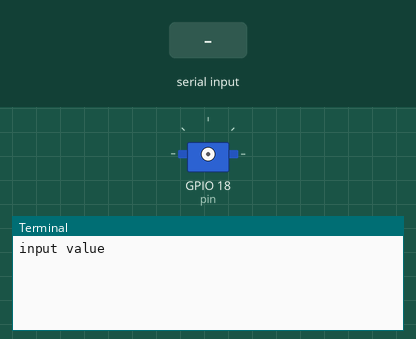
Simulated run of this program. Board: Raspberry Pi (BCM pin numbers). Shown: servo, the last lines printed to the terminal. Inputs (shaded band) come from the test bench. Servo angles are drawn from the pulse width (0.5 ms = 0°, 2.5 ms = 180°).

Above: at 1.2 s.
1.3 s: "5" typed at the terminal
At 1.8 s:
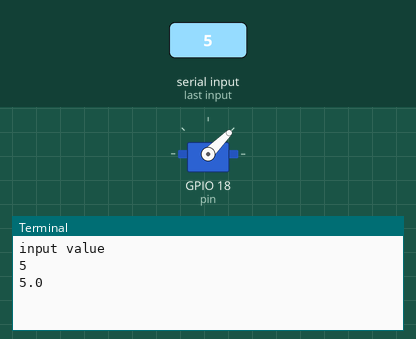
2.8 s: "90" typed at the terminal
At 4.9 s:
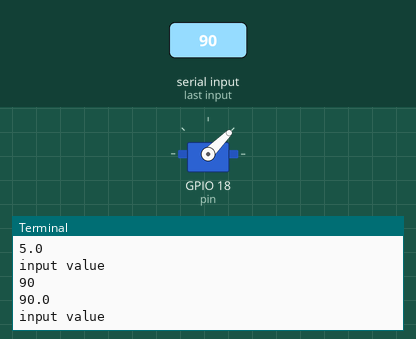

The program:

servomotor5.py
```python
import RPi.GPIO as GPIO
import time
pin = 18
GPIO.setmode(GPIO.BCM)
GPIO.setup(pin, GPIO.OUT)
p = GPIO.PWM(pin,50) #channel(pin), frequency
p.start(0)
var = 1
try:
	while True:
		var = raw_input("input value")
		print float(var)
		p.ChangeDutyCycle(float(var))
		#p.ChangeFrequency(freq)   # where freq is the new frequency in Hz
		#p.ChangeDutyCycle(dc)  # where 0.0 <= dc <= 100.0
		time.sleep(1)
except KeyboardInterrput:
	p.stop()
	GPIO.cleanup()
```

Measured:
- after the input at 1.3 s, the terminal: prints a new line at once (image 1)
- after the input at 2.8 s, the terminal: prints a new line at once (image 2)
